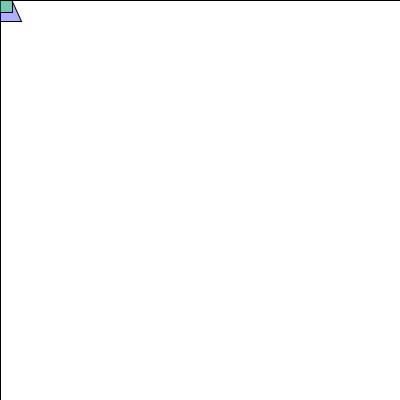
Frame 1 (no input)
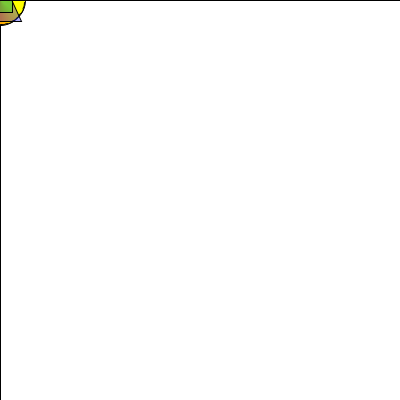
Frame 60 (the mouse pressed at the canvas centre just before this capture)
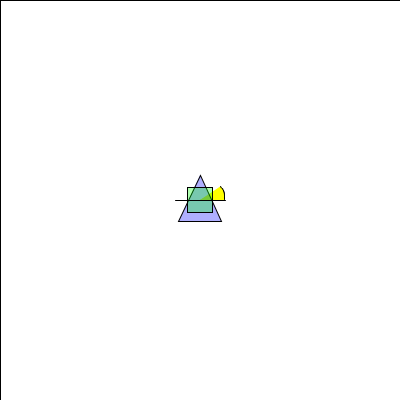
Frame 120 (the mouse held since frame 60 and released just before this capture)

The Processing sketch that drew these frames (run headless with seeded random() and noise(); from frame 60 on, the mouse is pressed at the canvas centre):

// Processing sketch: processing_153719
// ── processing_153719.pde

int winSize=400;
int center=winSize/2;
int targetWidth=200;
int triangleSize=50;
int rectSize=50;

  float targetW=50;
  float targetH=50;
  float rectWidth=targetW/2;
  float rectHeight=targetW/2;
  float circleStart=0;
  float circleEnd=0;
  boolean rebuildCircle=true;
  float circleSpeed=PI/32;


float x=200;
float y=200;

void setup(){
  size(400,400);
}

void draw(){
  
  x=mouseX;
  y=mouseY;
  print(x);
  strokeWeight(1);
    stroke(0, 0, 0);
    
    fill(255,255,255);
    rect(0,0,width,height);    
    
    fill(255, 0, 0);
    // ellipse(x,y,targetW,targetH);
    for (float i=circleStart; i<circleEnd; i+=circleSpeed) {
      fill(255, (int)(abs((float)(PI-i))*100), 0);
      arc(x, y, targetW, targetH, i, i+PI/8);
    }

    fill(0, 255, 0);

    if (rebuildCircle) {
      circleEnd+=circleSpeed;
    } else {
      circleStart+=circleSpeed;
    }
    if (circleStart>2*PI) {
      circleEnd=0;
      circleStart=0;
      rebuildCircle=true;
    }
    if (circleEnd>2*PI-PI/8) {
      //circleEnd=2*PI-PI/8;
      rebuildCircle=false;
    }
    // fill(255,(int)(abs((float)(PI-handlePos))*100),darken);
    //arc(x,y,targetW,targetH,handlePos,handlePos+PI/8); 

    fill(0, 0, 255, 80);

    triangle(x, y-rectHeight, 
    x+rectWidth*sin(PI/3), y+rectHeight*sin(PI/3), 
    x-rectWidth*sin(PI/3), y+rectHeight*sin(PI/3));

    fill(0, 255, 0, 80);    

    rect(x-rectWidth/2, y-rectHeight/2, rectWidth, rectHeight);

    fill(0, 0, 0);

    line(x-rectWidth, y, x+rectWidth, y);
}
